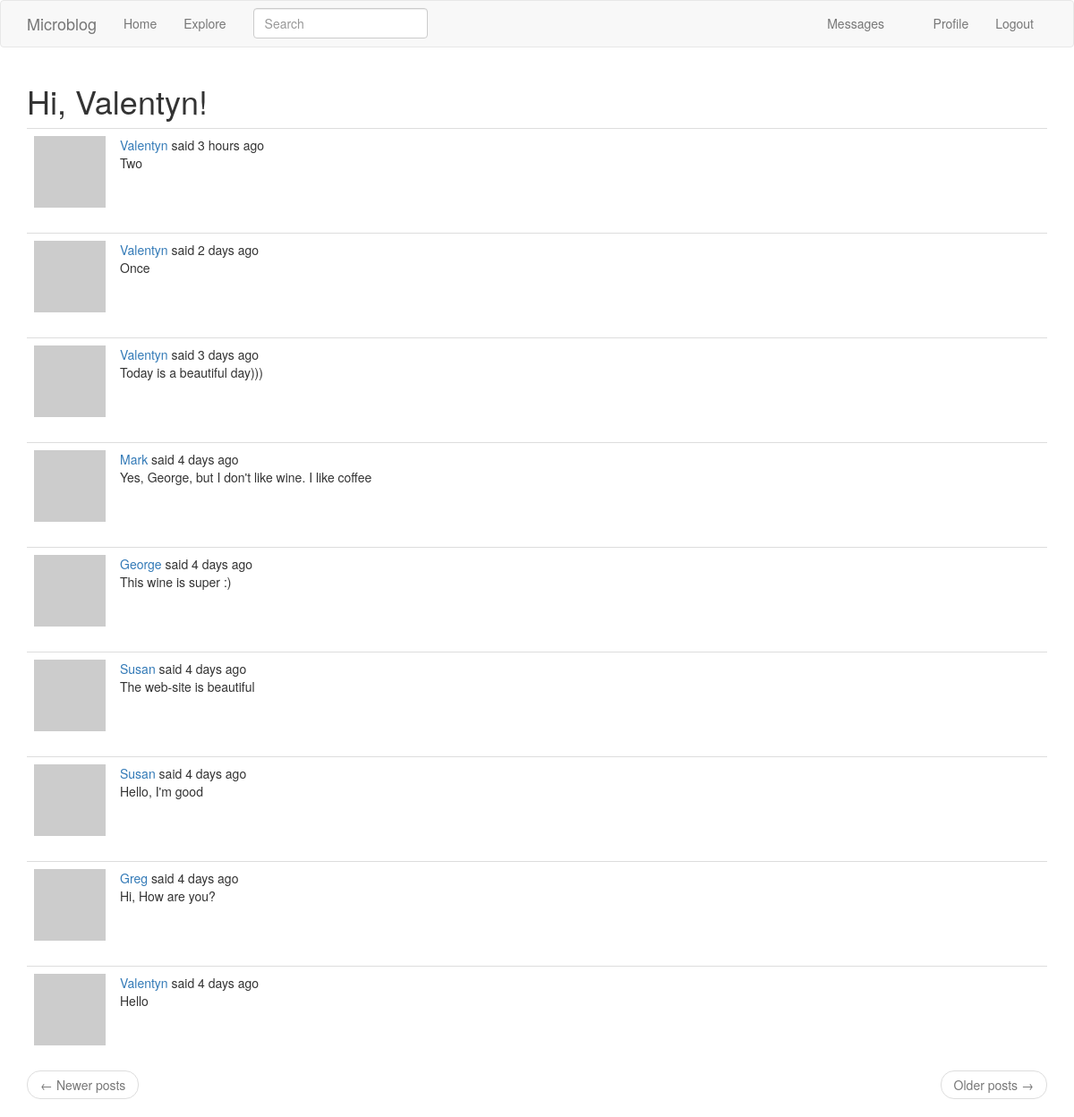
Page /explore (signed in) on the committed database.
### app/models.py (models this page shows, shortened)
class PaginatedAPIMixin(object):
    @staticmethod
    def to_collection_dict(query, page, per_page, endpoint, **kwargs):
        resources = query.paginate(page, per_page, False)
        data = {
            'items': [item.to_dict() for item in resources.items],
            '_meta': {
                'page': page,
                'per_page': per_page,
                'total_pages': resources.pages,
                'total_items': resources.total
            },
            '_links': {
                'self': url_for(endpoint, page=page, per_page=per_page,
                                **kwargs),
                'next': url_for(endpoint, page=page + 1, per_page=per_page,
                                **kwargs) if resources.has_next else None,
                'prev': url_for(endpoint, page=page - 1, per_page=per_page,
                                **kwargs) if resources.has_prev else None
            }
        }
        return data

class User(UserMixin, PaginatedAPIMixin, db.Model):
    id = db.Column(db.Integer, primary_key=True)
    username = db.Column(db.String(64), index=True, unique=True)
    email = db.Column(db.String(120), index=True, unique=True)
    password_hash = db.Column(db.String(128))
    posts = db.relationship('Post', backref='author', lazy='dynamic')
    about_me = db.Column(db.String(140))
    last_seen = db.Column(db.DateTime, default=datetime.utcnow)
    token = db.Column(db.String(32), index=True, unique=True)
    token_expiration = db.Column(db.DateTime)
    followed = db.relationship(
        'User', secondary=followers,
        primaryjoin=(followers.c.follower_id == id),
        secondaryjoin=(followers.c.followed_id == id),
        backref=db.backref('followers', lazy='dynamic'), lazy='dynamic')
    messages_sent = db.relationship('Message',
                                    foreign_keys='Message.sender_id',
                                    backref='author', lazy='dynamic')
    messages_received = db.relationship('Message',
                                        foreign_keys='Message.recipient_id',
                                        backref='recipient', lazy='dynamic')
    last_message_read_time = db.Column(db.DateTime)
    notifications = db.relationship('Notification', backref='user',
                                    lazy='dynamic')
    tasks = db.relationship('Task', backref='user', lazy='dynamic')
    def avatar(self, size):
        digest = md5(self.email.lower().encode('utf-8')).hexdigest()
        return 'https://www.gravatar.com/avatar/{}?d=identicon&s={}'.format(
            digest, size)
    def new_messages(self):
        last_read_time = self.last_message_read_time or datetime(1900, 1, 1)
        return Message.query.filter_by(recipient=self).filter(
            Message.timestamp > last_read_time).count()
    def get_tasks_in_progress(self):
        return Task.query.filter_by(user=self, complete=False).all()

class SearchableMixin(object):
    @classmethod
    def before_commit(cls, session):
        session._changes = {
            'add': list(session.new),
            'update': list(session.dirty),
            'delete': list(session.deleted)
        }
    @classmethod
    def after_commit(cls, session):
        for obj in session._changes['add']:
            if isinstance(obj, SearchableMixin):
                add_to_index(obj.__tablename__, obj)
        for obj in session._changes['update']:
            if isinstance(obj, SearchableMixin):
                add_to_index(obj.__tablename__, obj)
        for obj in session._changes['delete']:
            if isinstance(obj, SearchableMixin):
                remove_from_index(obj.__tablename__, obj)
        session._changes = None

class Post(SearchableMixin, db.Model):
    __searchable__ = ['body']
    id = db.Column(db.Integer, primary_key=True)
    body = db.Column(db.String(140))
    timestamp = db.Column(db.DateTime, index=True, default=datetime.utcnow)
    user_id = db.Column(db.Integer, db.ForeignKey('user.id'))
    language = db.Column(db.String(5))

### app/main/routes.py (the view)
@bp.route('/explore')
@login_required
def explore():
    page = request.args.get('page', 1, type=int)
    posts = Post.query.order_by(Post.timestamp.desc()).paginate(
        page, current_app.config['POSTS_PER_PAGE'], False)
    next_url = url_for('main.explore', page=posts.next_num) \
        if posts.has_next else None
    prev_url = url_for('main.explore', page=posts.prev_num) \
        if posts.has_prev else None
    return render_template('index.html', title=_('Explore'),
                           posts=posts.items, next_url=next_url,
                           prev_url=prev_url)

### app/main/forms.py
class SearchForm(FlaskForm):
    q = StringField(_l('Search'), validators=[DataRequired()])
    def __init__(self, *args, **kwargs):
        if 'formdata' not in kwargs:
            kwargs['formdata'] = request.args
        if 'csrf_enabled' not in kwargs:
            kwargs['csrf_enabled'] = False
        super(SearchForm, self).__init__(*args, **kwargs)

### app/main/routes.py (called while the page is built)
@bp.before_app_request
def before_request():
    if current_user.is_authenticated:
        current_user.last_seen = datetime.utcnow()
        db.session.commit()
        g.search_form = SearchForm()
    g.locale = str(get_locale())

### app/models.py (called while the page is built)
@login.user_loader
def load_user(id):
    return User.query.get(int(id))

### app/templates/index.html (shortened to what this page needs)
{% extends "base.html" %}
{% import 'bootstrap/wtf.html' as wtf %}
{% block app_content %}
    <h1>{{ _('Hi, %(username)s!', username=current_user.username) }}</h1>
    {% for post in posts %}
        {% include '_post.html' %}
    {% endfor %}
    <nav aria-label="...">
        <ul class="pager">
            <li class="previous{% if not prev_url %} disabled{% endif %}">
                <a href="{{ prev_url or '#' }}">
                    <span aria-hidden="true">&larr;</span> {{ _('Newer posts') }}
                </a>
            </li>
            <li class="next{% if not next_url %} disabled{% endif %}">
                <a href="{{ next_url or '#' }}">
                    {{ _('Older posts') }} <span aria-hidden="true">&rarr;</span>
                </a>
            </li>
        </ul>
    </nav>
{% endblock %}

### app/templates/base.html (shortened to what this page needs)
{% extends 'bootstrap/base.html' %}
{% block navbar %}
    <nav class="navbar navbar-default">
        <div class="container">
            <div class="navbar-header">
                <a class="navbar-brand" href="{{ url_for('main.index') }}">Microblog</a>
            </div>
            <div class="collapse navbar-collapse" id="bs-example-navbar-collapse-1">
                <ul class="nav navbar-nav">
                    <li><a href="{{ url_for('main.index') }}">{{ _('Home') }}</a></li>
                    <li><a href="{{ url_for('main.explore') }}">{{ _('Explore') }}</a></li>
                </ul>
                {% if g.search_form %}
                <form class="navbar-form navbar-left" method="get" action="{{ url_for('main.search') }}">
                    <div class="form-group">
                        {{ g.search_form.q(size=20, class='form-control', placeholder=g.search_form.q.label.text) }}
                    </div>
                </form>
                {% endif %}
                <ul class="nav navbar-nav navbar-right">
                    {% if current_user.is_anonymous %}
                    <li><a href="{{ url_for('auth.login') }}">{{ _('Login') }}</a></li>
                    {% else %}
                    <li>
                        <a href="{{ url_for('main.messages') }}">{{ _('Messages') }}
                            {% set new_messages = current_user.new_messages() %}
                        </a>
                    </li>
                    <li><a href="{{ url_for('main.user', username=current_user.username) }}">{{ _('Profile') }}</a></li>
                    <li><a href="{{ url_for('auth.logout') }}">{{ _('Logout') }}</a></li>
                    {% endif %}
                </ul>
            </div>
        </div>
    </nav>
{% endblock %}
{% block content %}
    <div class="container">
        {% block app_content %}{% endblock %}
    </div>
{% endblock %}

### app/templates/_post.html (shortened to what this page needs)
<table class="table table-hover">
    <tr>
        <td width="70px">
            <a href="{{ url_for('main.user', username=post.author.username) }}">
                <img src="{{ post.author.avatar(70) }}" />
            </a>
        </td>
        <td>
            {{ _('%(username)s said %(when)s',
                username=user_link, when=moment(post.timestamp).fromNow()) }}
            <br>
            <span id="post{{ post.id }}">{{ post.body }}</span>
        </td>
    </tr>
</table>

### rows in the picture
Post: body "Two"
Post: body "Once"
Post: body "Today is a beautiful day)))"
Post: body "Yes, George, but I don't like wine. I like coffee"
Post: body "This wine is super :)"
Post: body "The web-site is beautiful"
Post: body "Hello, I'm good"
Post: body "Hi, How are you?"
Post: body "Hello"
